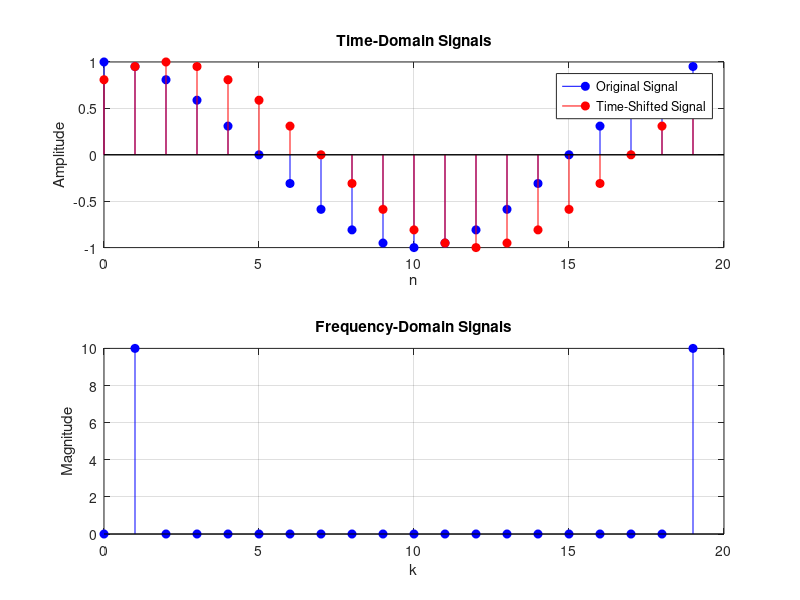

Source code (MATLAB):
clc
clear
close all

N = 20; 
n = 0:N-1; 
m = 42; 
K = 2; 

x = cos(2*pi*n/N); 

x_time_shifted = x(mod(n-m, N)+1); 

k = 0:N-1; 
x_freq_shifted = exp(-1j*(2*pi*K*m/N))*x 

figure(2)
subplot(2, 1, 1);
stem(n, x, 'b', 'filled'); hold on;
stem(n, x_time_shifted, 'r', 'filled');
xlabel('n');
ylabel('Amplitude');
title('Time-Domain Signals');
legend('Original Signal', 'Time-Shifted Signal');
grid on;

subplot(2, 1, 2);
stem(k, abs(fft(x)), 'b', 'filled'); hold on;
% stem(k, abs(fft(x_freq_shifted)), 'r', 'filled');
xlabel('k');
ylabel('Magnitude');
title('Frequency-Domain Signals');
% legend('Original Signal', 'Frequency-Shifted Signal');
grid on;
